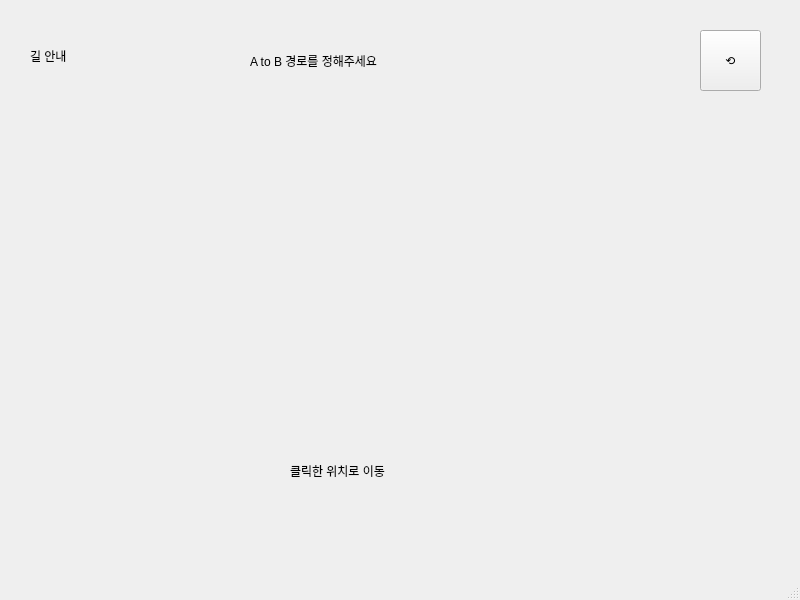
<?xml version="1.0" encoding="UTF-8"?>
<ui version="4.0">
 <class>MainWindow</class>
 <widget class="QMainWindow" name="MainWindow">
  <property name="geometry">
   <rect>
    <x>0</x>
    <y>0</y>
    <width>800</width>
    <height>600</height>
   </rect>
  </property>
  <property name="windowTitle">
   <string>MainWindow</string>
  </property>
  <widget class="QWidget" name="centralwidget">
   <widget class="QLabel" name="label">
    <property name="geometry">
     <rect>
      <x>30</x>
      <y>30</y>
      <width>101</width>
      <height>51</height>
     </rect>
    </property>
    <property name="styleSheet">
     <string notr="true">font: 700 24pt &quot;Jalnan OTF&quot;;</string>
    </property>
    <property name="text">
     <string>길 안내</string>
    </property>
   </widget>
   <widget class="QLabel" name="label_2">
    <property name="geometry">
     <rect>
      <x>250</x>
      <y>10</y>
      <width>411</width>
      <height>101</height>
     </rect>
    </property>
    <property name="styleSheet">
     <string notr="true">font: 26pt &quot;BM DoHyeon OTF&quot;;</string>
    </property>
    <property name="text">
     <string>A to B 경로를 정해주세요</string>
    </property>
   </widget>
   <widget class="QLabel" name="label_3">
    <property name="geometry">
     <rect>
      <x>290</x>
      <y>420</y>
      <width>411</width>
      <height>101</height>
     </rect>
    </property>
    <property name="styleSheet">
     <string notr="true">font: 26pt &quot;BM DoHyeon OTF&quot;;</string>
    </property>
    <property name="text">
     <string>클릭한 위치로 이동</string>
    </property>
   </widget>
   <widget class="QPushButton" name="Nav_Window_Cancle_Btn">
    <property name="geometry">
     <rect>
      <x>700</x>
      <y>30</y>
      <width>61</width>
      <height>61</height>
     </rect>
    </property>
    <property name="styleSheet">
     <string notr="true">font: 36pt &quot;.AppleSystemUIFont&quot;;</string>
    </property>
    <property name="text">
     <string>⟲</string>
    </property>
   </widget>
   <widget class="QLabel" name="label_4">
    <property name="geometry">
     <rect>
      <x>150</x>
      <y>110</y>
      <width>501</width>
      <height>301</height>
     </rect>
    </property>
    <property name="styleSheet">
     <string notr="true">image: url(:/home/nvidia/python-GUI/img/map.png);</string>
    </property>
    <property name="text">
     <string/>
    </property>
    <property name="pixmap">
     <pixmap>:/newPrefix/img/map.png</pixmap>
    </property>
    <property name="scaledContents">
     <bool>true</bool>
    </property>
   </widget>
  </widget>
  <widget class="QMenuBar" name="menubar">
   <property name="geometry">
    <rect>
     <x>0</x>
     <y>0</y>
     <width>800</width>
     <height>24</height>
    </rect>
   </property>
  </widget>
  <widget class="QStatusBar" name="statusbar"/>
 </widget>
 <resources>
  <include location="../map.qrc"/>
 </resources>
 <connections/>
</ui>
